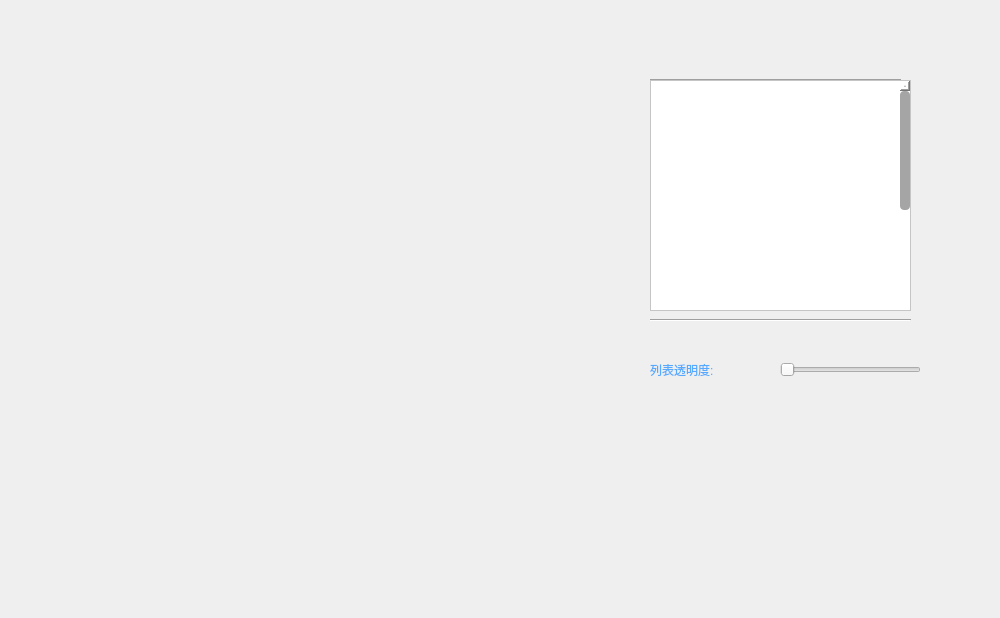
<?xml version="1.0" encoding="UTF-8"?>
<ui version="4.0">
 <class>skinbox</class>
 <widget class="QDialog" name="skinbox">
  <property name="geometry">
   <rect>
    <x>0</x>
    <y>0</y>
    <width>1000</width>
    <height>618</height>
   </rect>
  </property>
  <property name="minimumSize">
   <size>
    <width>1000</width>
    <height>618</height>
   </size>
  </property>
  <property name="maximumSize">
   <size>
    <width>1000</width>
    <height>618</height>
   </size>
  </property>
  <property name="windowTitle">
   <string>Dialog</string>
  </property>
  <property name="styleSheet">
   <string notr="true">QAbstractScrollArea</string>
  </property>
  <widget class="QWidget" name="widget" native="true">
   <property name="geometry">
    <rect>
     <x>620</x>
     <y>30</y>
     <width>330</width>
     <height>400</height>
    </rect>
   </property>
   <property name="minimumSize">
    <size>
     <width>330</width>
     <height>400</height>
    </size>
   </property>
   <property name="maximumSize">
    <size>
     <width>330</width>
     <height>300</height>
    </size>
   </property>
   <property name="styleSheet">
    <string notr="true">border-image: url(:/image/skinbg.png);border-image: url(:/image/skinbg.png);</string>
   </property>
   <widget class="QSlider" name="horizontalSlider">
    <property name="geometry">
     <rect>
      <x>160</x>
      <y>330</y>
      <width>141</width>
      <height>20</height>
     </rect>
    </property>
    <property name="styleSheet">
     <string notr="true"/>
    </property>
    <property name="orientation">
     <enum>Qt::Horizontal</enum>
    </property>
   </widget>
   <widget class="QLabel" name="label">
    <property name="geometry">
     <rect>
      <x>30</x>
      <y>330</y>
      <width>130</width>
      <height>20</height>
     </rect>
    </property>
    <property name="styleSheet">
     <string notr="true">color: rgb(85, 170, 255);
font: 18pt &quot;叶根友古刻体1.2&quot;;
border-image:NULL;</string>
    </property>
    <property name="text">
     <string>列表透明度:</string>
    </property>
   </widget>
   <widget class="Line" name="line_2">
    <property name="geometry">
     <rect>
      <x>30</x>
      <y>40</y>
      <width>251</width>
      <height>20</height>
     </rect>
    </property>
    <property name="styleSheet">
     <string notr="true">border-image:NUL</string>
    </property>
    <property name="orientation">
     <enum>Qt::Horizontal</enum>
    </property>
   </widget>
   <widget class="Line" name="line_3">
    <property name="geometry">
     <rect>
      <x>30</x>
      <y>280</y>
      <width>261</width>
      <height>20</height>
     </rect>
    </property>
    <property name="styleSheet">
     <string notr="true">border-image:NUL</string>
    </property>
    <property name="orientation">
     <enum>Qt::Horizontal</enum>
    </property>
   </widget>
   <widget class="QScrollArea" name="scrollArea">
    <property name="geometry">
     <rect>
      <x>30</x>
      <y>50</y>
      <width>261</width>
      <height>231</height>
     </rect>
    </property>
    <property name="styleSheet">
     <string notr="true">QWidget{background:white;border-image:NULL}
QScrollBar{background:white; width: 10px;margin: 10px 0 10px 0;}
QScrollBar::handle{background:rgb(165,165,165); border:0px solid transparent; border-radius:4px;}
QScrollBar::handle:hover{background:rgb(77,77,77); border-radius:4px;}
QScrollBar::add-line:vertical {background:gray;border-image: url(:/image/down.png); height: 10px; subcontrol-position: bottom;subcontrol-origin: margin;}
QScrollBar::sub-line:vertical {background:gray;border-image: url(:/image/top.png);height: 10px;subcontrol-position: top;subcontrol-origin: margin;}
QScrollBar::add-page:vertical, QScrollBar::sub-page:vertical {background:white;}


</string>
    </property>
    <property name="verticalScrollBarPolicy">
     <enum>Qt::ScrollBarAlwaysOn</enum>
    </property>
    <property name="widgetResizable">
     <bool>true</bool>
    </property>
    <widget class="QWidget" name="scrollAreaWidgetContents">
     <property name="geometry">
      <rect>
       <x>0</x>
       <y>0</y>
       <width>242</width>
       <height>400</height>
      </rect>
     </property>
     <property name="minimumSize">
      <size>
       <width>100</width>
       <height>400</height>
      </size>
     </property>
    </widget>
   </widget>
  </widget>
 </widget>
 <resources/>
 <connections/>
</ui>
